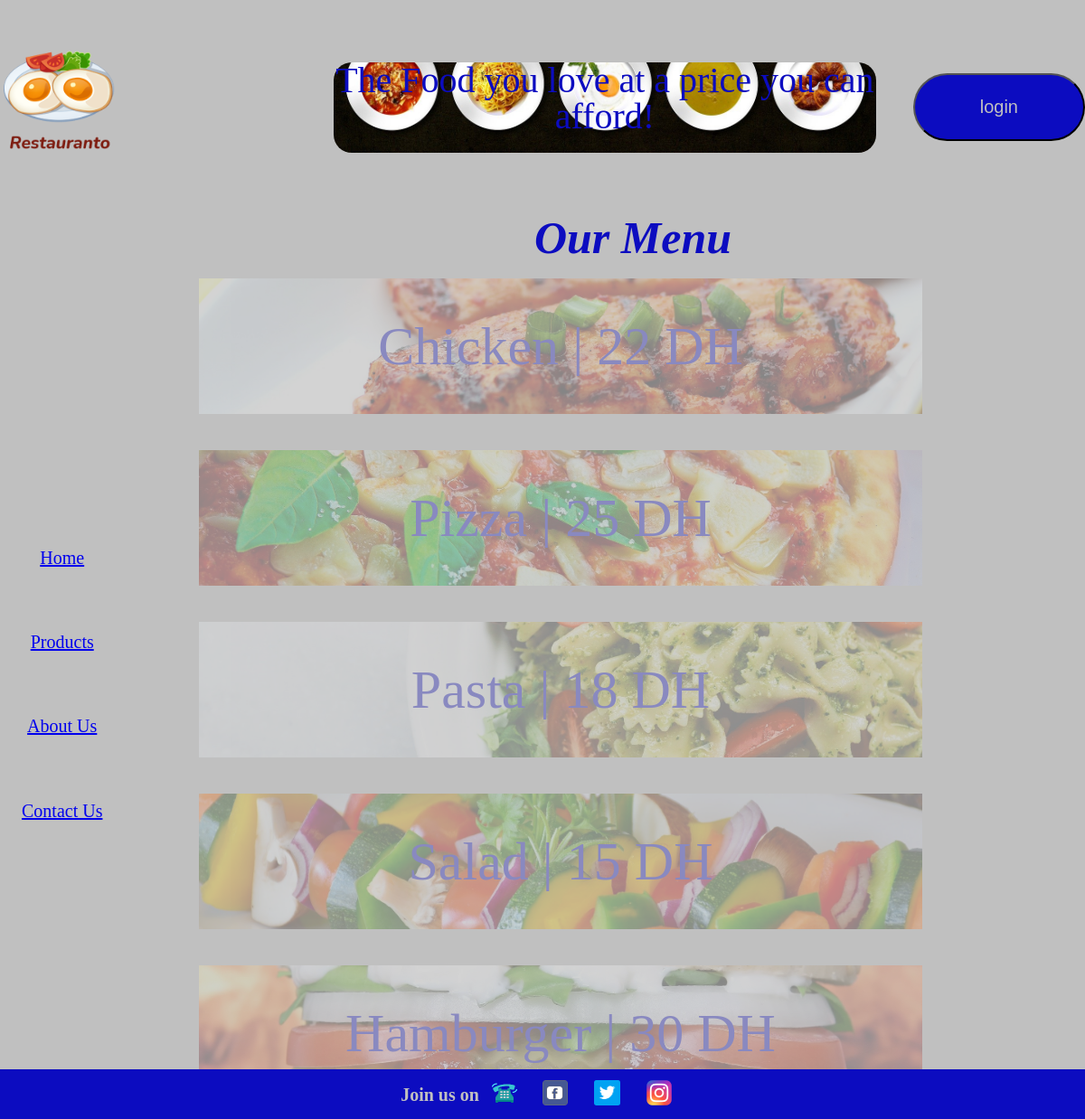
Page /dynamic/products.php on the earlier database version.
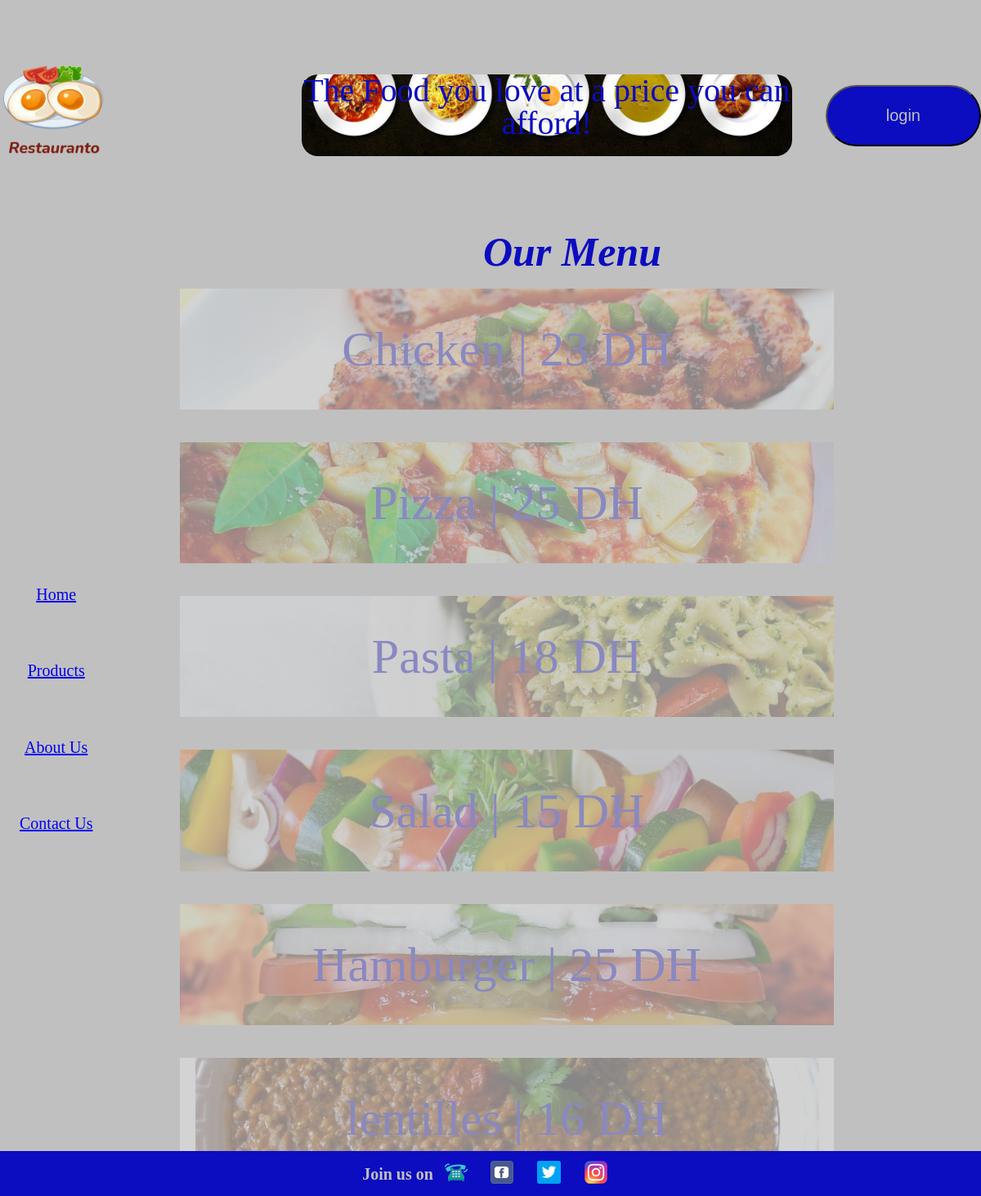
Same page on the later database version.
### tables this page shows
CREATE TABLE `products` (
  `id` int(11) NOT NULL,
  `adminId` int(11) DEFAULT NULL,
  `name` varchar(255) NOT NULL,
  `price` int(11) NOT NULL,
  `category` varchar(255) DEFAULT NULL,
  `image` varchar(255) DEFAULT NULL
);

### dynamic/products.php (the view, shortened to what this page needs)
<!DOCTYPE html>
<html lang="en">
<head>
    <link rel="stylesheet" href="style/main.php">
</head>
<body>
    <div class="navbar">
        <div class="navbar__logo"><img src="images/logo@2x.png" alt="logo"></div>
        <div id="desktop" class="navbar__adbar">
            <p class="scale-up-bl">The Food you love at a price you can afford!</p>
        </div>
        <a href="./php/login.php"> <div class="navbar__login"><input class="btn" type="button" value="login" name="Login"></div></a>
    </div>
    <div class="main">
        <div class="main__title">Our Menu</div>
        <div class="main__sidebar">
            <ul class="sidebar-collection">
                <li class="collection-item"><a href="./index.php"> Home</a></li>
                <li class="collection-item"><a href="./products.php"> Products</a></li>
                <li class="collection-item"><a href="./aboutUs.php"> About Us</a></li>
                <li class="collection-item"><a href="./contact.php"> Contact Us</a></li>
            </ul>
        </div>
        <div class="main__products">
            <?
                require_once "./php/config.php";
                $sql = "SELECT * FROM products";
                $stmt = $pdo->prepare($sql);
                $stmt->execute();
                $result = $stmt->fetchall(PDO::FETCH_ASSOC); ?>
              <?  foreach($result as $value) : ?>
        <div class="products-panel" id="desktop-products">
            <p class="description"><?= $value['name'];?> | <?= $value['price'];?> DH</p>
        </div>
        <? endforeach; ?>
    </div>
    </div>
    <div class="footer">
        <div class="footer__text">Join us on</div>
        <div class="footer__phone"><img src="./images/icons8-ringing-phone-96.png" alt=""></div>
        <div class="footer__fb"><img src="./images/fb.png" alt=""></div>
        <div class="footer__twitter"><img src="./images/twitter.png" alt=""></div>
        <div class="footer__instagram"><img src="./images/198px-Instagram_logo_2016.svg.png" alt=""></div>
    </div>
</body>
</html>

Differences in the rows shown:
changed products "Chicken": price "22" → "23"
changed products "Hamburger": price "30" → "25"
added products: name "lentilles", price "16"
